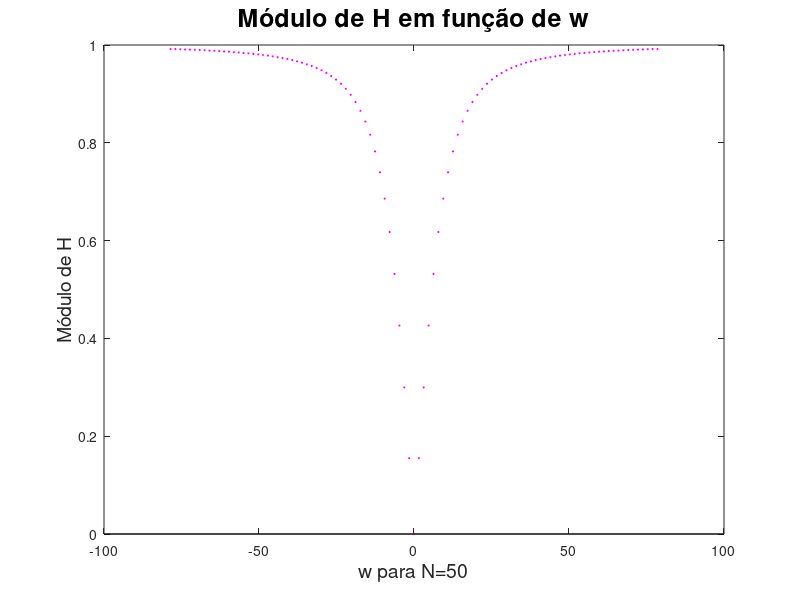
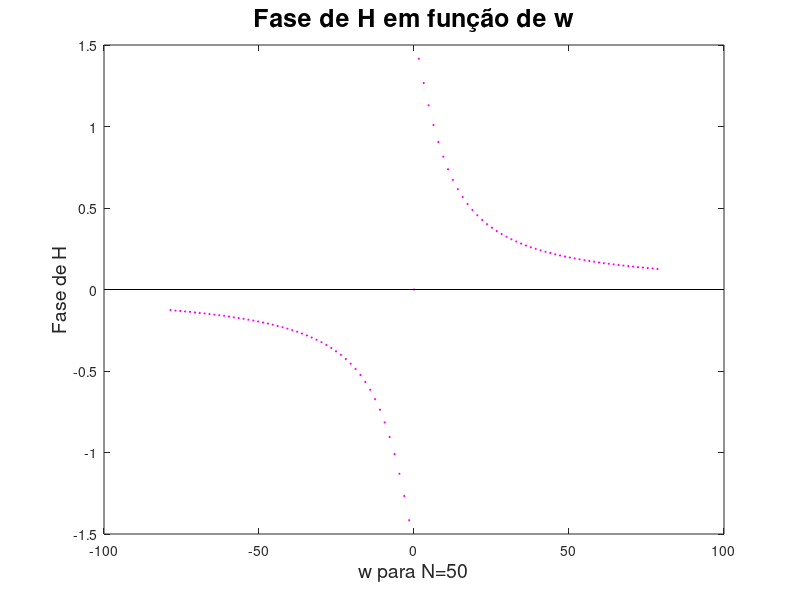
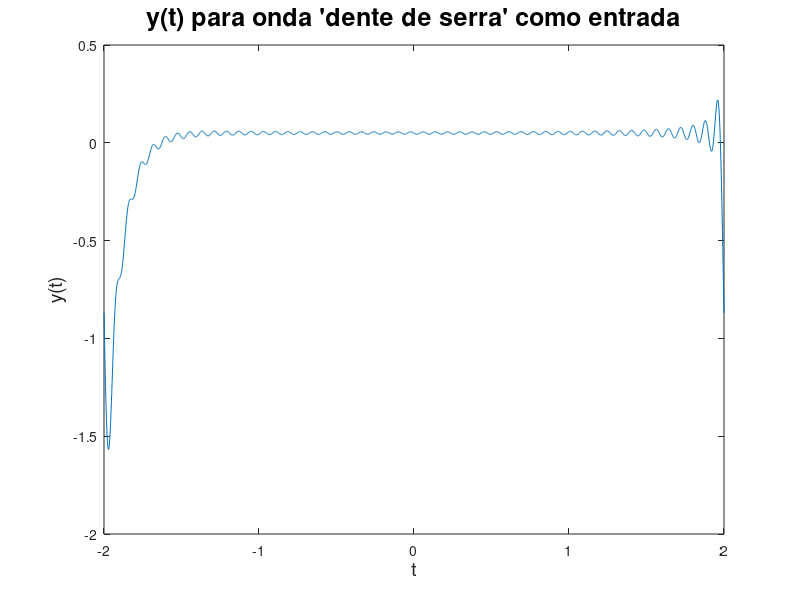

MATLAB code to generate these figures, in order:
j = sqrt(-1); # j as the imaginary unit

#----------------------------Frequency response--------------------------------#
R = 100*10^3;
C = 1* 10^-6;
wc = 1/(R*C);

#Function to calculate the frequency response
function [H,w] = freqresponse(N,wc)
    T = 4; #period
    w0 = 2*pi/T; #fundamental frequency
    index = 1;
    for k=-N:N
        w(index) = w0*k; #frequency
        if k != 0
            H(index) = 1/(1-(j*(wc/w(index)))); #response
        else
            H(index) = 0;
        endif
        index += 1;
    endfor
endfunction

#get frequency response of the circuit
[H_jw,w50] = freqresponse(50,wc);
mod_H = abs(H_jw);
phase_H = angle(H_jw);

#graphs
figure()
stem(w50,mod_H,"markersize", 1,"filled",color="m","linestyle", "none")
xlabel("w para N=50","fontsize",14)
ylabel("Módulo de H","fontsize",14)
title("Módulo de H em função de w","fontsize",18)

figure()
stem(w50,phase_H,"markersize", 1,"filled",color="m","linestyle", "none")
xlabel("w para N=50","fontsize",14)
ylabel("Fase de H","fontsize",14)
title("Fase de H em função de w","fontsize",18)

#-------------------------Response for sawtooth wave---------------------------#
#Define the response of the circuit for the sawtooth 
#based on the number of harmonics and the frequency response
function [Y] = y(N,H)
    T = 4;
    w0 = 2*pi/T; #define fundamental frequency
    range = -2:0.002:2; #2000 samples
    index = 1;
    for t=range #for each t compute the value of y
        sum = 0;
        index2 = 1;
        for k=-N:N #for each N get the value of x(t)*H(jw)
            if(k!=0)
                sum += H(index2)*(j*(-1)^k/(k*pi))*exp(j*k*w0*t);
            endif
        index2 += 1;
        endfor
        Y(index) = sum;
        index += 1;
    endfor
endfunction

#response for 50 harmonics and H_jw (calculated above)
yt = y(50,H_jw);

t = -2:0.002:2;

#graph
figure()
plot(t,yt)
xlabel("t","fontsize",14)
ylabel("y(t)","fontsize",14)
title("y(t) para onda 'dente de serra' como entrada","fontsize",18)


